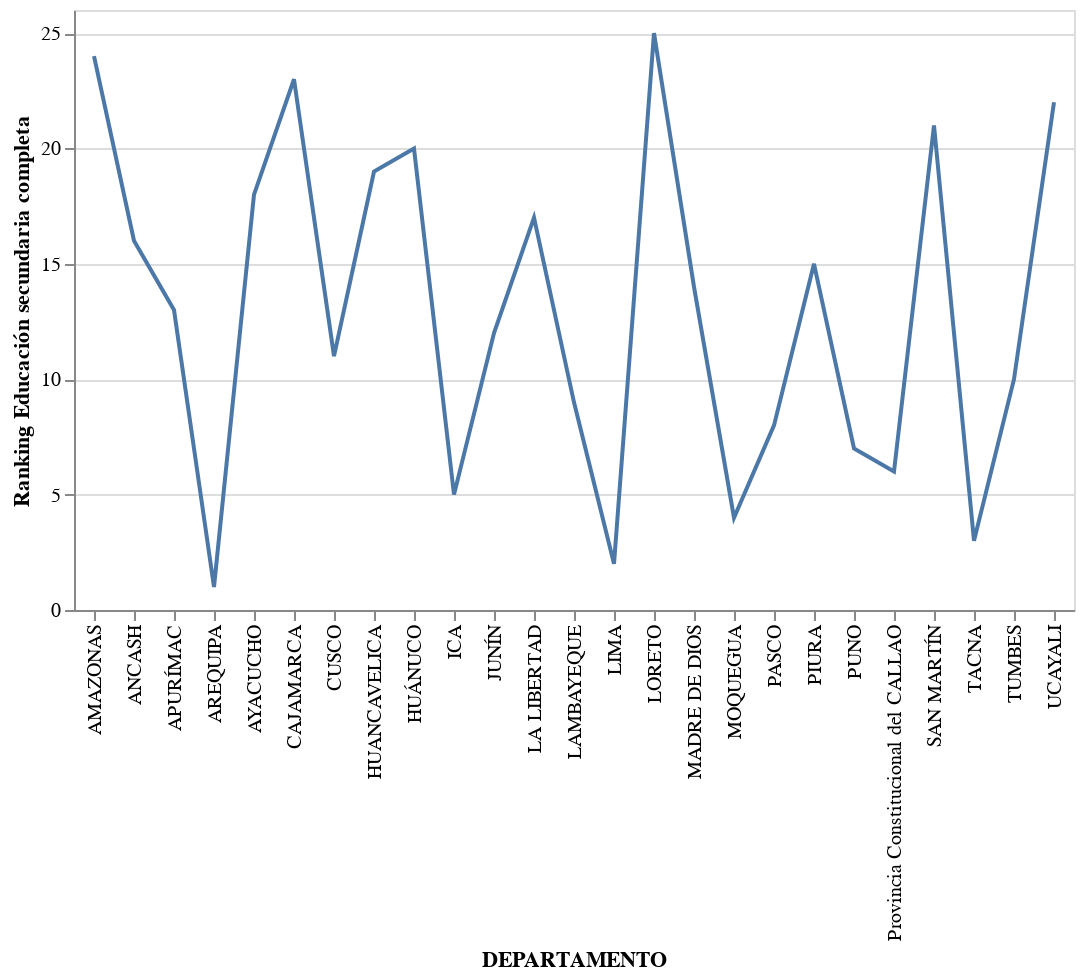

This figure's notebook cell:
### Code cell
alt.Chart(ranking_secundaria_completa).mark_line().encode(
    x=alt.X('DEPARTAMENTO'),
    y=alt.Y('Ranking Educación secundaria completa')
)

### Figure 1 — Vega-Lite specification as saved in the notebook (floating-point values rounded to 4 significant figures)
{"config": {"view": {"continuousWidth": 400, "continuousHeight": 300}}, "data": {"name": "data-ca55da2ade6cb1e6dff16beb3ef1b6ca"}, "mark": "line", "encoding": {"x": {"field": "DEPARTAMENTO", "type": "nominal"}, "y": {"field": "Ranking Educación secundaria completa", "type": "quantitative"}}, "$schema": "https://vega.github.io/schema/vega-lite/v4.17.0.json", "datasets": {"data-ca55da2ade6cb1e6dff16beb3ef1b6ca": [{"DEPARTAMENTO": "LORETO", "Con Educación secundaria completa % (Poblac. 18)": 45.04, "Ranking Educación secundaria completa": 25.0}, {"DEPARTAMENTO": "AMAZONAS", "Con Educación secundaria completa % (Poblac. 18)": 46.86, "Ranking Educación secundaria completa": 24.0}, {"DEPARTAMENTO": "CAJAMARCA", "Con Educación secundaria completa % (Poblac. 18)": 51.38, "Ranking Educación secundaria completa": 23.0}, {"DEPARTAMENTO": "UCAYALI", "Con Educación secundaria completa % (Poblac. 18)": 51.94, "Ranking Educación secundaria completa": 22.0}, {"DEPARTAMENTO": "SAN MARTÍN", "Con Educación secundaria completa % (Poblac. 18)": 52.46, "Ranking Educación secundaria completa": 21.0}, {"DEPARTAMENTO": "HUÁNUCO", "Con Educación secundaria completa % (Poblac. 18)": 53.61, "Ranking Educación secundaria completa": 20.0}, {"DEPARTAMENTO": "HUANCAVELICA", "Con Educación secundaria completa % (Poblac. 18)": 56.18, "Ranking Educación secundaria completa": 19.0}, {"DEPARTAMENTO": "AYACUCHO", "Con Educación secundaria completa % (Poblac. 18)": 59.36, "Ranking Educación secundaria completa": 18.0}, {"DEPARTAMENTO": "LA LIBERTAD", "Con Educación secundaria completa % (Poblac. 18)": 60.85, "Ranking Educación secundaria completa": 17.0}, {"DEPARTAMENTO": "ANCASH", "Con Educación secundaria completa % (Poblac. 18)": 61.11, "Ranking Educación secundaria completa": 16.0}, {"DEPARTAMENTO": "PIURA", "Con Educación secundaria completa % (Poblac. 18)": 61.93, "Ranking Educación secundaria completa": 15.0}, {"DEPARTAMENTO": "MADRE DE DIOS", "Con Educación secundaria completa % (Poblac. 18)": 63.76, "Ranking Educación secundaria completa": 14.0}, {"DEPARTAMENTO": "APURÍMAC", "Con Educación secundaria completa % (Poblac. 18)": 65.55, "Ranking Educación secundaria completa": 13.0}, {"DEPARTAMENTO": "JUNÍN", "Con Educación secundaria completa % (Poblac. 18)": 65.88, "Ranking Educación secundaria completa": 12.0}, {"DEPARTAMENTO": "CUSCO", "Con Educación secundaria completa % (Poblac. 18)": 66.69, "Ranking Educación secundaria completa": 11.0}, {"DEPARTAMENTO": "TUMBES", "Con Educación secundaria completa % (Poblac. 18)": 66.7, "Ranking Educación secundaria completa": 10.0}, {"DEPARTAMENTO": "LAMBAYEQUE", "Con Educación secundaria completa % (Poblac. 18)": 67.09, "Ranking Educación secundaria completa": 9.0}, {"DEPARTAMENTO": "PASCO", "Con Educación secundaria completa % (Poblac. 18)": 68.25, "Ranking Educación secundaria completa": 8.0}, {"DEPARTAMENTO": "PUNO", "Con Educación secundaria completa % (Poblac. 18)": 72.15, "Ranking Educación secundaria completa": 7.0}, {"DEPARTAMENTO": "Provincia Constitucional del CALLAO", "Con Educación secundaria completa % (Poblac. 18)": 73.5, "Ranking Educación secundaria completa": 6.0}, {"DEPARTAMENTO": "ICA", "Con Educación secundaria completa % (Poblac. 18)": 73.53, "Ranking Educación secundaria completa": 5.0}, {"DEPARTAMENTO": "MOQUEGUA", "Con Educación secundaria completa % (Poblac. 18)": 74.49, "Ranking Educación secundaria completa": 4.0}, {"DEPARTAMENTO": "TACNA", "Con Educación secundaria completa % (Poblac. 18)": 74.91, "Ranking Educación secundaria completa": 3.0}, {"DEPARTAMENTO": "LIMA", "Con Educación secundaria completa % (Poblac. 18)": 75.71, "Ranking Educación secundaria completa": 2.0}, {"DEPARTAMENTO": "AREQUIPA", "Con Educación secundaria completa % (Poblac. 18)": 77.8, "Ranking Educación secundaria completa": 1.0}]}}
